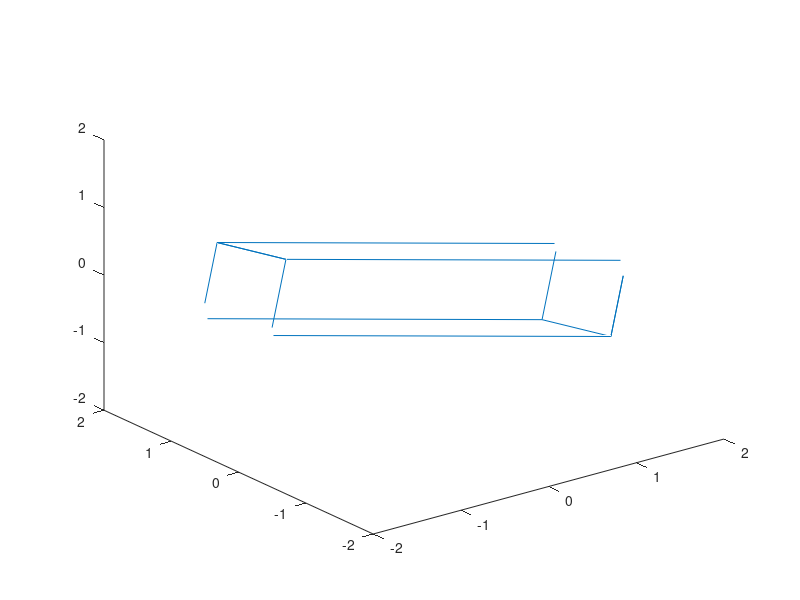

This chart was generated by the following MATLAB code:
% Authors: Adam Shaw, Alex Goldstein, Patrick McKeen
% Simulation of the hyperloop pod

function [] = HyperLoopSim()

% global variables
timestep = .01;
maxTime = 50;
numSteps = maxTime / timestep;

% pod state variables
pos = zeros(3, numSteps);
vel = zeros(3, numSteps);
acc = zeros(3, numSteps);

rotPos = zeros(3, numSteps);
rotVel = zeros(3, numSteps);
rotAcc = zeros(3, numSteps);

collisionPointsTrackFrame = zeros(numSteps, 8,3);

q=zeros(4, numSteps);
q(:,1)=[0.00199999; 0.00199999; 0.00199999; 0.999994];

% pod constants
podHeight = 1.0;
podWidth = 1.0;
podLength = 4.0;

mass = 3000;
CoM = [0,0,0];

% air thrusters are on the bottom of the pod and fire downwards
airThrusters =  [podLength/2   podWidth/2  -podHeight/2-CoM(3); ...
                 podLength/2  -podWidth/2  -podHeight/2-CoM(3); ...
                -podLength/2   podWidth/2  -podHeight/2-CoM(3); ...
                -podLength/2  -podWidth/2  -podHeight/2-CoM(3)];

% collision points: where the pod might intersect the track
collisionPoints = [podLength/2   podWidth/2  -podHeight/2-CoM(3); ...
                   podLength/2  -podWidth/2  -podHeight/2-CoM(3); ...
                  -podLength/2   podWidth/2  -podHeight/2-CoM(3); ...
                  -podLength/2  -podWidth/2  -podHeight/2-CoM(3); ...
                   podLength/2   podWidth/2   podHeight/2-CoM(3); ...
                   podLength/2  -podWidth/2   podHeight/2-CoM(3); ...
                  -podLength/2   podWidth/2   podHeight/2-CoM(3); ...
                  -podLength/2  -podWidth/2   podHeight/2-CoM(3)];

% Code to find tensor of inertia
% will be updated once the CAD is actually ready, right now it's a cuboid
I = [1.0/12*mass*(podHeight^2 + podWidth^2) 0 0; ...
     0 1.0/12*mass*(podHeight^2 + podLength^2) 0; ...
     0 0 1.0/12*mass*(podLength^2 + podWidth^2)];


for n = 2:numSteps    
    
    % we need the rotational matrix to convert between local and global
    q0=q(4,n-1);
    q1=q(1,n-1);
    q2=q(2,n-1);
    q3=q(3,n-1);
    rotMatrix=[1-2*q2^2-2*q3^2 2*(q1*q2-q0*q3) 2*(q1*q3+q0*q2);...
               2*(q1*q2+q0*q3) 1-2*q1^2-2*q3^2 2*(q2*q3-q0*q1);...
               2*(q1*q3-q0*q2) 2*(q2*q3+q0*q1) 1-2*q1^2-2*q2^2];    
    
           
    % control algorithm - decide how hard to fire thrusters
    % for now let's be dumb.
    thrusterForces = transpose([0 0 mass*2.45 + rand(1);...
                                0 0 mass*2.45 + rand(1);...
                                0 0 mass*2.45 + rand(1);...
                                0 0 mass*2.45 + rand(1)]);
    
    % calculate translational forces
    
    acc(:,n) = [0 0 0];
    
    % gravity
    acc(:,n) = acc(:,n) + [0; 0; -9.8];
    
    for i = 1:size(airThrusters,1)
        % these are currently in the pod frame - change to global
        thrusterForce = rotMatrix * (thrusterForces(:,i));
        acc(:,n) = acc(:,n) + thrusterForce/mass;
    end
        
    % update pos and vel based on acc
    vel(:,n) = vel(:,n-1) + acc(:,n)*timestep;
    pos(:,n) = pos(:,n-1) + vel(:,n)*timestep;
    
    % calculate rotational forces
    
    % convert all forces to local and calculate angular acceleration
    netTorque = [0 0 0];
    for i = 1:size(airThrusters,1)
        % air thrusters are already in local
        thrusterTorque = cross(airThrusters(i,1:3),transpose(thrusterForces(:,i)));
        netTorque = netTorque + thrusterTorque;
    end
    
    rotAcc(:,n) = I \ transpose(netTorque);

    rotVel(:,n) = rotVel(:,n-1) + timestep * rotAcc(:,n);
    
    % update quaternions - math I don't really understand too well
    OmegaMatrix=[0 rotVel(3,n) -rotVel(2,n) rotVel(1,n);...
                 -rotVel(3,n) 0 rotVel(1,n) rotVel(2,n);...
                 rotVel(2,n) -rotVel(1,n) 0 rotVel(3,n);...
                 -rotVel(1,n) -rotVel(2,n) -rotVel(3,n) 0;];
                 
    qn=q(:,n-1)+0.5*OmegaMatrix*q(:,n-1);
    normQuat=sqrt(sum(qn.^2));
    qn=qn./normQuat;
    normQuat=sqrt(sum(qn.^2));
       
    % vestigial from Patrick's debugging, I think
    if ((normQuat>1.00000001) || (normQuat<0.99999999))
        fprintf('WARNING, quaternions norm doesnt equal 1!!' + qn);
        break
    end
    q(:,n)=qn;
    
    
    for i = 1:size(collisionPoints, 1)
        rotatedPoint = rotMatrix*transpose(collisionPoints(i,:));
        collisionPointsTrackFrame(n,i,:) = rotatedPoint;
    end
    
    %collisionOccurred=CollisionChecking(squeeze(collisionPointsTrackFrame(n,:,:)));
    %if collisionOccurred==1
    %    disp('Collision Occurred!')
    %    break
    %end
end

% done with the simulation - time to graph things!

timeArray = 1:numSteps;
timeArray = timeArray * timestep;

%plot3(collisionPointsTrackFrame(2:n,:,1),collisionPointsTrackFrame(2:n,:,2),collisionPointsTrackFrame(2:n,:,3));

 
 for i = 2:10:n
     
     % needs to be revised to allow for proper bounds checking
     % when combining pos and rotation.
%    A = transpose(squeeze(collisionPointsTrackFrame(i,5,:)) + pos(:,i));
%    B = transpose(squeeze(collisionPointsTrackFrame(i,1,:)) + pos(:,i));
%    C = transpose(squeeze(collisionPointsTrackFrame(i,6,:)) + pos(:,i));
%    D = transpose(squeeze(collisionPointsTrackFrame(i,7,:)) + pos(:,i));
%    E = transpose(squeeze(collisionPointsTrackFrame(i,8,:)) + pos(:,i));
%    F = transpose(squeeze(collisionPointsTrackFrame(i,3,:)) + pos(:,i));
%    G = transpose(squeeze(collisionPointsTrackFrame(i,2,:)) + pos(:,i));
%    H = transpose(squeeze(collisionPointsTrackFrame(i,4,:)) + pos(:,i));

%    P = [A;B;F;H;G;C;A;D;E;H;F;D;E;C;G;B]; 
    
%    plot3(P(:,1),P(:,2),P(:,3));
    
%    zlim([-200 100]);
%    ylim([-200 200]);
%    xlim([-200 200]);

%%%%%%%%%%%%%%%%%%%%%%%%%%%%%%%%%%%%%%%%%%%

    % plots position only based on rotations
    A = collisionPointsTrackFrame(i,5,:);
    B = collisionPointsTrackFrame(i,1,:);
    C = collisionPointsTrackFrame(i,6,:);
    D = collisionPointsTrackFrame(i,7,:);
    E = collisionPointsTrackFrame(i,8,:);
    F = collisionPointsTrackFrame(i,3,:);
    G = collisionPointsTrackFrame(i,2,:);
    H = collisionPointsTrackFrame(i,4,:);

    P = [A;B;F;H;G;C;A;D;E;H;F;D;E;C;G;B]; 
    
    plot3(P(:,1),P(:,2),P(:,3));
    
    zlim([-2 2]);
    ylim([-2 2]);
    xlim([-2 2]);


    pause(.01);
 end     

% plot(pos(3,:));